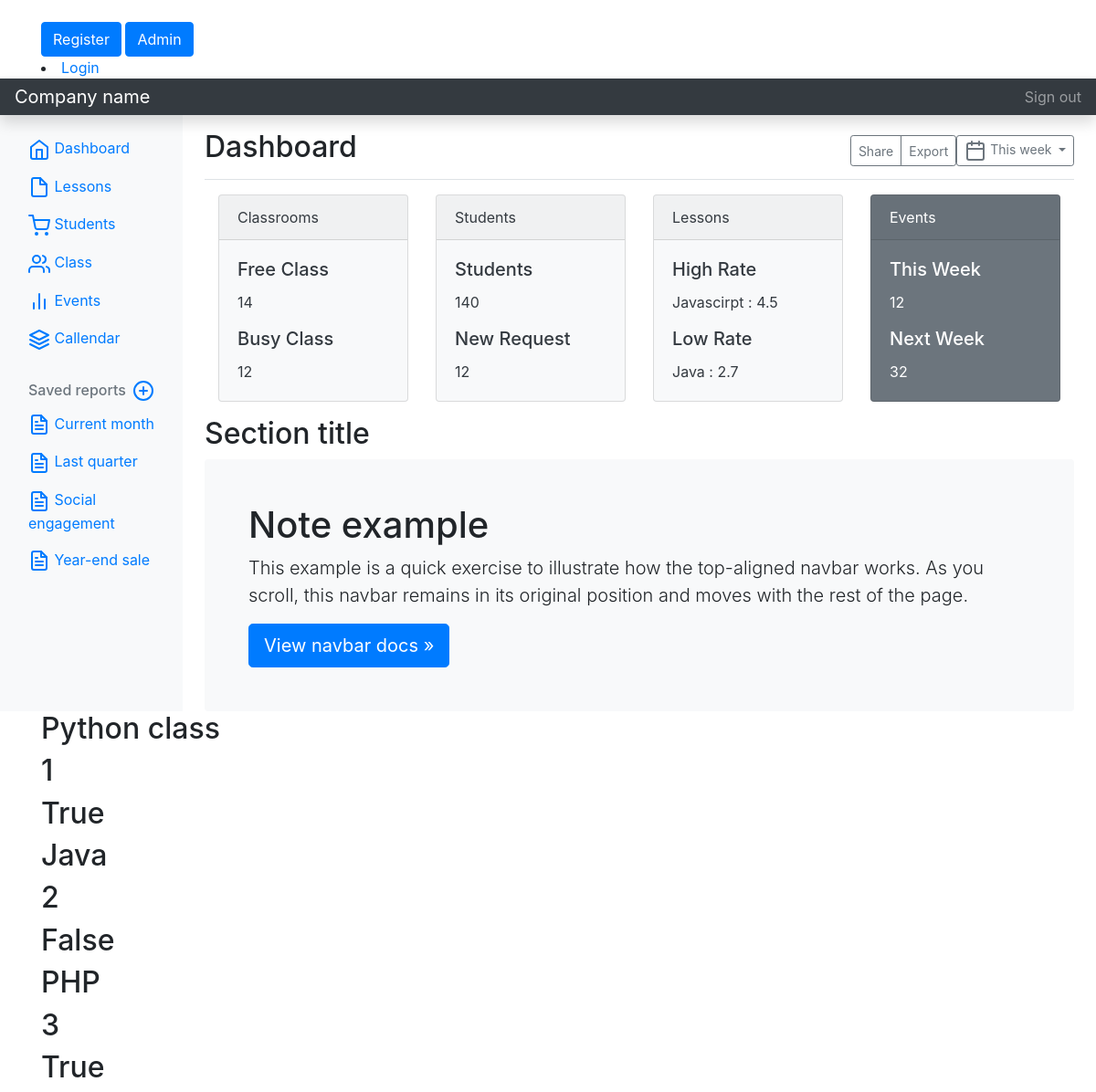
The page /class_room/ on the database its author committed.
### notes_app/models.py (models this page shows)
class ClassRoom(models.Model):
    class_name = models.TextField(max_length=248)
    class_number = models.TextField(max_length=248)
    class_status = models.TextField(max_length=100)

### notes_app/views.py (the view)
# urls.py: path("class_room/", ClassRoomListView.as_view(), name="class_room"),
class ClassRoomListView(ListView):
    model = ClassRoom

### notes_app/templates/notes_app/classroom_list.html
{% extends 'notes_app/index.html' %}
{% block content %}
<div class="container">
    {% for class in object_list %}
        <h2> {{  class.class_name }} </h2>
        <h2> {{ class.class_number }} </h2>
        <h2> {{ class.class_status }} </h2>
    {% endfor %}
</div>
{% endblock %}

### rows shown on the page
ClassRoom: class_name "Python class", class_number "1", class_status "True"
ClassRoom: class_name "Java", class_number "2", class_status "False"
ClassRoom: class_name "PHP", class_number "3", class_status "True"
